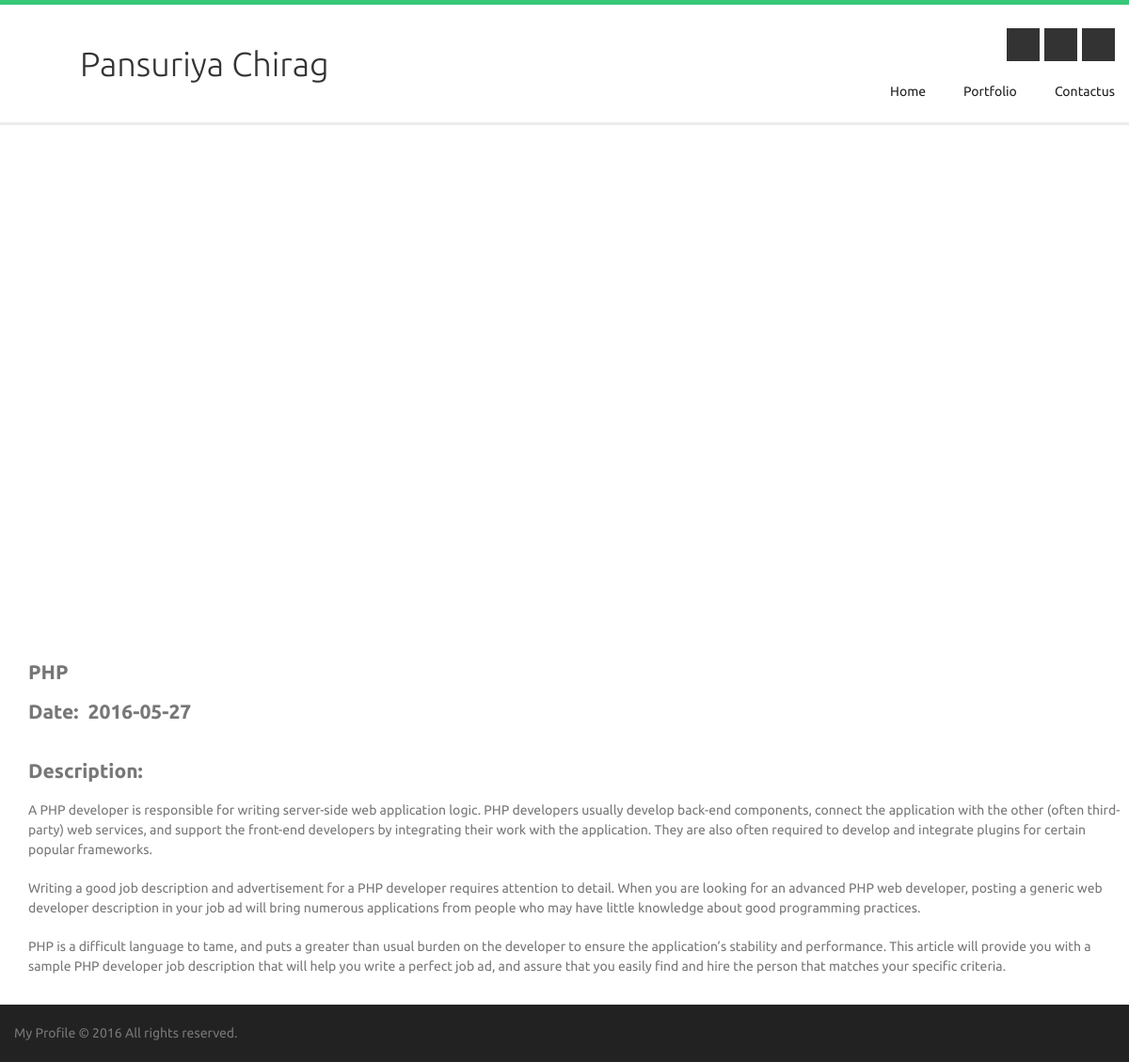
Screenshot of /mp_subadmin/theme/magnis/portfolio-image.php?id=49&eid=2 with the database file from the repository.
### tables this page shows
CREATE TABLE IF NOT EXISTS `mp_registration` (
  `employee_id` int(100) NOT NULL AUTO_INCREMENT,
  `firstname` varchar(20) NOT NULL,
  `lastname` varchar(20) NOT NULL,
  `address` text NOT NULL,
  `country_name` varchar(20) NOT NULL,
  `state_name` varchar(20) NOT NULL,
  `city_name` varchar(20) NOT NULL,
  `email_id` varchar(50) NOT NULL,
  `password` varchar(50) NOT NULL,
  `mobile_no` bigint(15) NOT NULL,
  `date_of_birth` date NOT NULL,
  `gender` varchar(10) NOT NULL,
  `register_date` date NOT NULL,
  `category_id` int(100) NOT NULL,
  `field_id` int(100) NOT NULL,
  `type_id` int(100) NOT NULL,
  `theme_id` int(100) NOT NULL,
  `isapprove` int(1) NOT NULL,
  `type` varchar(10) NOT NULL,
  `status` int(2) NOT NULL,
  PRIMARY KEY (`employee_id`)
);

CREATE TABLE IF NOT EXISTS `mp_portfolio` (
  `portfolio_id` int(100) NOT NULL AUTO_INCREMENT,
  `portfolio_title` varchar(20) NOT NULL,
  `portfolio_main_image` varchar(100) NOT NULL,
  `portfolio_description` text NOT NULL,
  `portfolio_date` date NOT NULL,
  `employee_id` int(100) NOT NULL,
  PRIMARY KEY (`portfolio_id`)
);

### mp_subadmin/theme/magnis/portfolio-image.php (the view, shortened to what this page needs)
<?php
include('../mp_connect.php');
if (isset($_REQUEST['id']))
{
$employeeid=$_REQUEST['eid'];
$id1=$_GET['id'];
$reg="select * from mp_registration where employee_id='$employeeid'";
$data=mysqli_query($con,$reg);
$rec=mysqli_fetch_array($data);
$portfolio="select * from mp_portfolio where portfolio_id='$id1'";
$data1=mysqli_query($con,$portfolio);
$rec1=mysqli_fetch_array($data1);
}
else
{
	$employeeid=0;
	$reg="select * from mp_registration where employee_id='$employeeid'";
$data=mysqli_query($con,$reg);
$rec=mysqli_fetch_array($data);
}
?>
<!DOCTYPE html>
<html class="no-js" lang="en">
<head>
<link rel="stylesheet" href="css/font-awesome/css/font-awesome.min.css" />
<link rel="stylesheet" media="screen" href="assets-newsletters/css/quick_newsletter.css">
<link rel="stylesheet" type="text/css" href="css/tango/skin.css" />
<link rel="stylesheet" href="css/colorbox.css" />
<link rel="stylesheet" href="css/layerslider/layerslider.css" />
<link rel="stylesheet" href="css/bootstrap.css" />
<link rel="stylesheet" href="css/style.css" />
<link rel="stylesheet" href="css/responsive.css" />
<link rel="stylesheet" href="css/color-01.css" id="site-color" />
</head>
<body>
<div class="container">
	<div class="row">
		<div class="span5">
        	<a href="#"><div class="site-logo"><?php if ($employeeid == " ") { echo "Mitesh Tagadiya"; } else { echo $rec['firstname']."&nbsp"; echo $rec['lastname']; } ?></div></a>
        </div>
        <div class="span7">
        	<div class="header-social-buttons">
            	<a href="#"><i class="icon-facebook"></i></a>
            	<a href="#"><i class="icon-twitter"></i></a>
            	<a href="#"><i class="icon-rss"></i></a>
            </div>
            <nav class="site-desktop-menu">
            	<ul>
                	<?php
					if (isset($_REQUEST['eid']))
					{  ?>
                	<li>
                    	<a href="index.php?eid=<?php echo $_REQUEST['eid']; ?>">home</a>
                    </li>
                	<li>
                    	<a href="portfolio.php?eid=<?php echo $_REQUEST['eid']; ?>">Portfolio</a>
					</li>
                	<li><a href="contactus.php?eid=<?php echo $_REQUEST['eid']; ?>">Contactus</a>
                    </li>
					<?php } ?>
                </ul>
</nav>
        </div>
    </div>
</div>
<div class="gray-line"></div>
		<div id="layerslider-container-fw" class="home-slider">
			<div id="layerslider" style="width: 100%; height: 550px; margin: 0px auto; ">
			</div>
		</div>
	 <?php if($employeeid == " ") { ?>
		 <div class="span12">
	 <br><h2>PHP</h2><br>
					<h2><b>Date:</b>  &nbsp6/6/2016</h2><br>
	<br><h2>Description:</h2><br>
				<div class="main-content-block" style="margin-bottom:30px; margin-top:-20px;">
                	<p class="page-intro">Suspendisse a odio congue, condimentum leo a, suscipit justo. Nulla non laoreet augue, vel vestibulum dolor.</p>
                    <p>enean vitae nisi pharetra, condimentum arcu id, condimentum lectus. Donec velit diam, pellentesque a convallis nec, ullamcorper sit amet tortor. Pellentesque eros dolor, hendrerit semper nisi eu, lobortis tincidunt sem.</p>
                </div>
		</div>
	 <?php } else { ?>
	 <div class="span12">
	 <br><h2><?php echo $rec1['portfolio_title']; ?></h2><br>
					<h2><b>Date:</b>  &nbsp<?php echo $rec1['portfolio_date']; ?></h2><br>
	<br><h2>Description:</h2><br>
				<div class="main-content-block" style="margin-bottom:30px; margin-top:-20px;">
                    <p><?php echo $rec1['portfolio_description']; ?></p>
                </div>
		</div>
	 <?php } ?>
<div class="bottom-line">
	<div class="container">
    	<div class="row">
        	<div class="span12">
				<center><p>My Profile © 2016 All rights reserved.</p></center>
            </div>
        </div>
    </div>
</div>
</body>
</html>

### mp_subadmin/theme/magnis/css/color-01.css (style rules this page uses)
body, nav.site-desktop-menu > ul > li > ul, nav.site-mobile-menu > ul, .magnis-toggle section.active, .magnis-product-item figure.hovered, .magin-payment-option p.desc { border-top-color: #37c878; }

### rows the page displays
mp_registration: firstname "Pansuriya", lastname "Chirag"
mp_portfolio: portfolio_title "PHP", portfolio_date "2016-05-27", portfolio_description "A PHP developer is responsible for writing server-side web application logic. PHP developers usually develop back-end components, connect the application with the other (often third-party) web services, and support the front-end developers by integrating their work with the application. They are also often required to develop and integrate plugins for certain popular frameworks. Writing a good job description and advertisement for a PHP developer requires attention to detail. When you are looking for an advanced PHP web developer, posting a generic web developer description in your job ad will bring numerous applications from people who may have little knowledge about good programming…"
